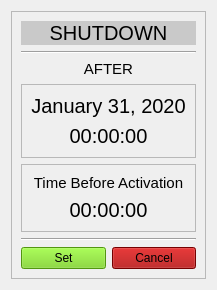
<?xml version="1.0" encoding="UTF-8"?>
<ui version="4.0">
 <class>PresetWidget</class>
 <widget class="QWidget" name="PresetWidget">
  <property name="geometry">
   <rect>
    <x>0</x>
    <y>0</y>
    <width>215</width>
    <height>284</height>
   </rect>
  </property>
  <property name="maximumSize">
   <size>
    <width>16777215</width>
    <height>16777215</height>
   </size>
  </property>
  <property name="windowTitle">
   <string>Form</string>
  </property>
  <property name="styleSheet">
   <string notr="true"/>
  </property>
  <layout class="QGridLayout" name="gridLayout">
   <item row="0" column="0">
    <widget class="QFrame" name="presetWidgetFrame">
     <property name="sizePolicy">
      <sizepolicy hsizetype="Fixed" vsizetype="Fixed">
       <horstretch>0</horstretch>
       <verstretch>0</verstretch>
      </sizepolicy>
     </property>
     <property name="styleSheet">
      <string notr="true"/>
     </property>
     <property name="frameShape">
      <enum>QFrame::StyledPanel</enum>
     </property>
     <property name="frameShadow">
      <enum>QFrame::Raised</enum>
     </property>
     <layout class="QVBoxLayout" name="verticalLayout_3">
      <item>
       <widget class="QLabel" name="typeLabel">
        <property name="styleSheet">
         <string notr="true">font-size: 20px;
background-color: rgba(46, 46, 46, 50);</string>
        </property>
        <property name="text">
         <string>SHUTDOWN</string>
        </property>
        <property name="alignment">
         <set>Qt::AlignCenter</set>
        </property>
       </widget>
      </item>
      <item>
       <widget class="Line" name="topHLine">
        <property name="orientation">
         <enum>Qt::Horizontal</enum>
        </property>
       </widget>
      </item>
      <item>
       <widget class="QLabel" name="timingLabel">
        <property name="sizePolicy">
         <sizepolicy hsizetype="Minimum" vsizetype="Minimum">
          <horstretch>0</horstretch>
          <verstretch>0</verstretch>
         </sizepolicy>
        </property>
        <property name="styleSheet">
         <string notr="true">font-size: 15px;</string>
        </property>
        <property name="text">
         <string>AFTER</string>
        </property>
        <property name="alignment">
         <set>Qt::AlignCenter</set>
        </property>
       </widget>
      </item>
      <item>
       <widget class="QFrame" name="scheduleFrame">
        <property name="frameShape">
         <enum>QFrame::StyledPanel</enum>
        </property>
        <property name="frameShadow">
         <enum>QFrame::Raised</enum>
        </property>
        <layout class="QVBoxLayout" name="verticalLayout_2">
         <item>
          <widget class="QLabel" name="dateLabel">
           <property name="sizePolicy">
            <sizepolicy hsizetype="Minimum" vsizetype="Minimum">
             <horstretch>0</horstretch>
             <verstretch>0</verstretch>
            </sizepolicy>
           </property>
           <property name="styleSheet">
            <string notr="true">font-size: 20px;</string>
           </property>
           <property name="text">
            <string>January 31, 2020</string>
           </property>
           <property name="alignment">
            <set>Qt::AlignCenter</set>
           </property>
          </widget>
         </item>
         <item>
          <widget class="QLabel" name="timeLabel">
           <property name="sizePolicy">
            <sizepolicy hsizetype="Minimum" vsizetype="Minimum">
             <horstretch>0</horstretch>
             <verstretch>0</verstretch>
            </sizepolicy>
           </property>
           <property name="styleSheet">
            <string notr="true">font-size: 20px;</string>
           </property>
           <property name="text">
            <string>00:00:00</string>
           </property>
           <property name="alignment">
            <set>Qt::AlignCenter</set>
           </property>
          </widget>
         </item>
        </layout>
       </widget>
      </item>
      <item>
       <widget class="QFrame" name="timerFrame">
        <property name="frameShape">
         <enum>QFrame::StyledPanel</enum>
        </property>
        <property name="frameShadow">
         <enum>QFrame::Raised</enum>
        </property>
        <layout class="QVBoxLayout" name="verticalLayout">
         <item>
          <widget class="QLabel" name="timeBeforeActiveLabel">
           <property name="sizePolicy">
            <sizepolicy hsizetype="Minimum" vsizetype="Minimum">
             <horstretch>0</horstretch>
             <verstretch>0</verstretch>
            </sizepolicy>
           </property>
           <property name="styleSheet">
            <string notr="true">font-size: 15px;</string>
           </property>
           <property name="text">
            <string>Time Before Activation</string>
           </property>
           <property name="alignment">
            <set>Qt::AlignCenter</set>
           </property>
          </widget>
         </item>
         <item>
          <widget class="QLabel" name="remainingTimeLabel">
           <property name="sizePolicy">
            <sizepolicy hsizetype="Minimum" vsizetype="Minimum">
             <horstretch>0</horstretch>
             <verstretch>0</verstretch>
            </sizepolicy>
           </property>
           <property name="styleSheet">
            <string notr="true">font-size: 20px;</string>
           </property>
           <property name="text">
            <string>00:00:00</string>
           </property>
           <property name="alignment">
            <set>Qt::AlignCenter</set>
           </property>
          </widget>
         </item>
        </layout>
       </widget>
      </item>
      <item>
       <widget class="Line" name="bottomHLine">
        <property name="orientation">
         <enum>Qt::Horizontal</enum>
        </property>
       </widget>
      </item>
      <item>
       <layout class="QHBoxLayout" name="horizontalLayout">
        <item>
         <widget class="QPushButton" name="setButtton">
          <property name="sizePolicy">
           <sizepolicy hsizetype="Expanding" vsizetype="Fixed">
            <horstretch>0</horstretch>
            <verstretch>0</verstretch>
           </sizepolicy>
          </property>
          <property name="minimumSize">
           <size>
            <width>0</width>
            <height>0</height>
           </size>
          </property>
          <property name="styleSheet">
           <string notr="true">background-color: rgb(115, 210, 22);
</string>
          </property>
          <property name="text">
           <string>Set</string>
          </property>
          <property name="flat">
           <bool>false</bool>
          </property>
         </widget>
        </item>
        <item>
         <widget class="QPushButton" name="cancelButton">
          <property name="sizePolicy">
           <sizepolicy hsizetype="Expanding" vsizetype="Fixed">
            <horstretch>0</horstretch>
            <verstretch>0</verstretch>
           </sizepolicy>
          </property>
          <property name="minimumSize">
           <size>
            <width>0</width>
            <height>0</height>
           </size>
          </property>
          <property name="styleSheet">
           <string notr="true">background-color: rgb(164, 0, 0)</string>
          </property>
          <property name="text">
           <string>Cancel</string>
          </property>
          <property name="default">
           <bool>false</bool>
          </property>
          <property name="flat">
           <bool>false</bool>
          </property>
         </widget>
        </item>
       </layout>
      </item>
     </layout>
    </widget>
   </item>
  </layout>
 </widget>
 <resources/>
 <connections/>
</ui>
